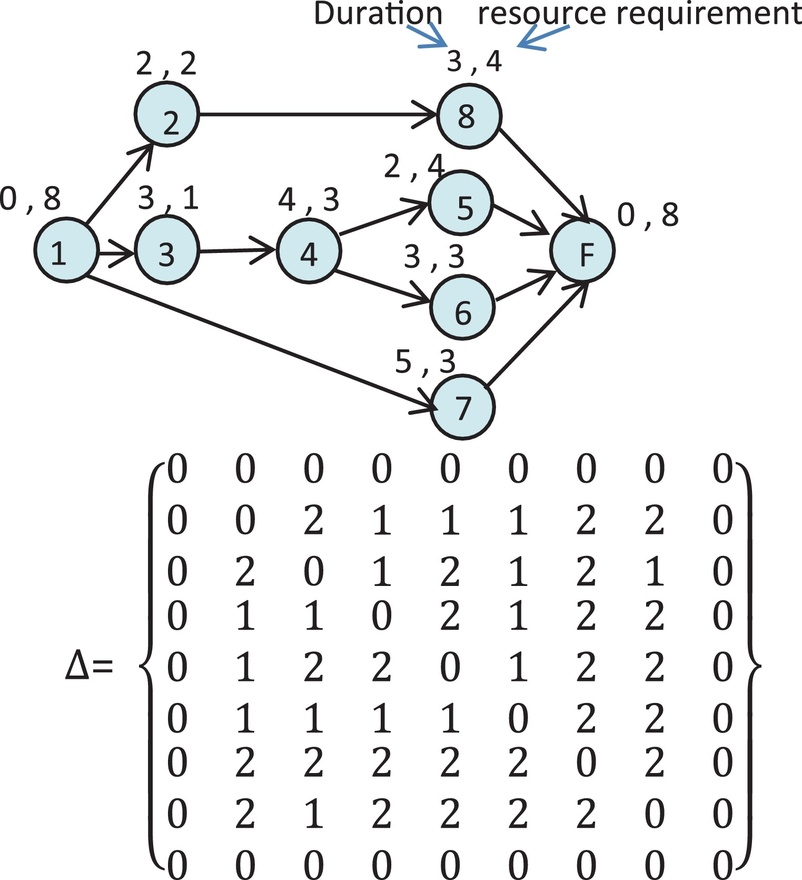
#> input picture data/rcpsptt/problem_visualisation.jpg, 802 x 880 px, shrunk from 1523 x 1670 before the run
$ jupyter execute --allow-errors rcpsptt.ipynb
#> lines starting #> are read from the running program, lines starting #| are printed output that depends on the picture
## Resource-Constrained Project Scheduling Problem with Transfer Times

This notebook demonstrates how to model and solve the Resource-Constrained Project Scheduling Problem with Sequence-Dependent Setup Times
using Constraint Programming with IBM’s CP Optimizer via the [`docplex.cp`](https://ibmdecisionoptimization.github.io/docplex-doc/cp/refman.html) Python API.
This problem extends the classical RCPSP (see [`rcpsp.ipynb`](https://github.com/radovluk/CP_Cookbook/blob/main/notebooks/rcpsp.ipynb)). [CP formulation from Vilem Heinz](https://www.overleaf.com/1895916189bqhxjfkpwvws#151a3f).

### Problem Definiton

The Resource-Constrained Project Scheduling Problem with Transfer Times (RCPSPTT) is an extension of the RCPSP problem. In RCPSP, activities are executed using available resources, precedence relationships between them must be adhered to, and the total makespan is minimized. Compared to the RCPSP, RCPSPTT introduces transfer times between activities. This means that resources do not have to be directly available after the activity that uses them finishes; rather, a transfer of resources to the following activity might be required. The transfer time depends on both the activities and the resource transferred. Formally, the RCPSPTT problem is defined as follows: Let $\mathcal{A}=\{0,1,\ldots,\hat{A}\}$, $\ \hat{A}\in\mathbb{N}$, be a set of activities with indices $i,j\in\mathcal{A}$. Let $P\in\mathbb{N}^{|\mathcal{A}|}$ be a vector of activity processing times. Let $\mathcal{E}=\{(i,j)\mid \text{activity } i \text{ precedes activity } j\}$ be a set of precedences. Let $\mathcal{R}=\{0,1,\ldots,\hat{R}\}$, $\ \hat{R}\in\mathbb{N}$, be a set of primary resources indexed by $r\in\mathcal{R}$. Let $C\in\mathbb{N}^{|\mathcal{R}|}$ be a vector of primary resource capacities. Let $\mathbf{Q}\in\mathbb{Z}_{{\ge 0}}^{|\mathcal{A}|\times|\mathcal{R}|}$ be the activity–resource consumption matrix, with entries $\mathbf{Q}_{i,r}$ denoting the consumption of resource $r$ by activity $i$ ($i=0 \Rightarrow \mathbf{Q}_{i,r}=C_r$). Let $\Delta\in\mathbb{Z}_{\ge 0}^{|\mathcal{A}|\times|\mathcal{A}|\times|\mathcal{R}|}$ be a matrix of transfer delays, with entries $\Delta_{i,j,r}$ denoting the delay required if resource $r$ is transferred between activities $i$ and $j$. Let $\mathcal{T} \subseteq \mathcal{A} \times \mathcal{A} \times \mathcal{R}$ be the set of feasible resource transfers, where $(i,j,r) \in \mathcal{T}$ if: (i) $i \neq j$ (no self-transfers), (ii) $(j,i) \notin \mathcal{E}$ (no reverse precedence relationship), (iii) either $\mathbf{Q}_{i,r} > 0$ or $i = 0$ (source activity has resource $r$), (iv) either $\mathbf{Q}_{j,r} > 0$ or $j = |\mathcal{A}|-1$ (target activity needs resource $r$ or is sink).

### CP Formulation

$$
\begin{aligned}
\min \quad
& \operatorname{end}(a_{|\mathcal{A}|-1})
\qquad &\qquad & \text{(1)} \\[2mm]
\text{s.t.} \quad
& \operatorname{endBeforeStart}(a_i, a_j),
\qquad & \forall (i, j) \in \mathcal{E}
\quad & \text{(2)} \\[1mm]
& \sum_{j:(0, j, r) \in \mathcal{T}} f_{0, j, r} = C_r,
\qquad & \forall r \in \{0, \dots, |\mathcal{R}| - 1\}
\quad & \text{(3)} \\[1mm]
& f_{i,j,r} \ge 1 \implies \operatorname{presenceOf}(z_{i,j,r}) = 1,
\qquad & \forall (i, j, r) \in \mathcal{T}, \Delta_{i,j,r} = 0
\quad & \text{(4)} \\[2mm]
& f_{i,j,r} = \operatorname{heightAtStart}(z_{i,j,r}, \operatorname{pulse}(z_{i,j,r}, (0, U_{i,j,r}))),
\qquad & \forall (i, j, r) \in \mathcal{T}, \Delta_{i,j,r} > 0
\quad & \text{(5)} \\[2mm]
& \sum_{j:(j, i, r) \in \mathcal{T}} f_{j, i, r} = Q_{i, r},
\qquad & \forall i \in \{1, \dots, |\mathcal{A}| - 1\}, \forall r \in \{0, \dots, |\mathcal{R}| - 1\}
\quad & \text{(6)} \\[2mm]
& \sum_{j:(i, j, r) \in \mathcal{T}} f_{i, j, r} = Q_{i, r},
\qquad & \forall i \in \{1, \dots, |\mathcal{A}| - 2\}, \forall r \in \{0, \dots, |\mathcal{R}| - 1\}
\quad & \text{(7)} \\[2mm]
& \operatorname{endBeforeStart}(a_i, z_{i, j, r}) \land \operatorname{endBeforeStart}(z_{i, j, r}, a_j),
\qquad & \forall (i, j, r) \in \mathcal{T}
\quad & \text{(8)} \\[2mm]
& \sum_{i: Q_{i, r} > 0} \operatorname{pulse}(a_i, Q_{i, r}) + \sum_{\substack{(i, j, k) \in \mathcal{T}, \\ \Delta_{i, j, k} > 0, k=r}} \operatorname{pulse}(z_{i, j, r}, (0, U_{i, j, r})) \le C_r,
\qquad & \forall r \in \{0, \dots, |\mathcal{R}| - 1\}
\quad & \text{(9)} \\[2mm]
& a_i: \text{mandatory interval var, length } p_i,
\qquad & \forall i \in \mathcal{A}
\quad & \text{(10a)} \\[1mm]
& f_{i,j,r} \in \mathbb{Z}, f_{i,j,r} \in [0, U_{i,j,r}],
\qquad & \forall (i, j, r) \in \mathcal{T}
\quad & \text{(10b)} \\[1mm]
& z_{i,j,r}: \text{optional interval var, length } \Delta_{i,j,r},
\qquad & \forall (i, j, r) \in \mathcal{T}
\quad & \text{(10c)}
\end{aligned}
$$

**Objective:**
  - (1) Minimize the makespan (the end time of the final sink activity $a_{|\mathcal{A}|-1}$).

**Modeling Constraints:**
  - (2) Precedence relations: Enforces precedence relations $\mathcal{E}$ between activities, ensuring an activity must finish before its successor can start.
  - (3) Source flow initialization: Ensures the total resource flow $r$ from the source node (activity 0) via all transfers ($f_{0,j,r}$) equals the total resource capacity $C_r$.
  - (4) Transfer activation for instantaneous transfers: For instantaneous transfers ($\Delta_{i,j,r} = 0$), the transfer interval $z_{i,j,r}$ is present if and only if flow $f_{i,j,r} \geq 1$ exists.
  - (5) Flow-height linkage for durative transfers: For durative transfers ($\Delta_{i,j,r} > 0$), the flow variable $f_{i,j,r}$ is constrained to equal the height of the pulse function at the start of the transfer interval $z_{i,j,r}$.
  - (6) Flow conservation (into activity): Ensures the total resource $r$ received by activity $i$ (summed from all incoming transfers) equals its required quantity $Q_{i,r}$.
  - (7) Flow conservation (out of activity): Ensures the total resource $r$ sent from activity $i$ (summed via all outgoing transfers) equals the quantity $Q_{i,r}$ that the activity processed.
  - (8) Temporal linking: Enforces the time sequencing for transfers. A transfer $z_{i,j,r}$ must start after activity $a_i$ ends, and activity $a_j$ must start after transfer $z_{i,j,r}$ ends.
  - (9) Resource capacity (cumulative constraint): Ensures that at any point in time, the sum of resources consumed by all active activities and resources in transit during active durative transfers does not exceed the capacity $C_r$ for resource $r$.

**Variable Definitions:**
  - (10a) $a_i$: A mandatory interval variable representing the execution of activity $i$ with fixed length $p_i$.
  - (10b) $f_{i,j,r}$: An integer variable representing the amount of resource $r$ flowing from activity $i$ to activity $j$. For instantaneous transfers ($\Delta_{i,j,r}=0$), linked to presence via constraint (4). For durative transfers ($\Delta_{i,j,r}>0$), linked to the pulse height via constraint (5).
  - (10c) $z_{i,j,r}$: An optional interval variable representing the transfer of resource $r$ from activity $i$ to activity $j$, with fixed length $\Delta_{i,j,r}$.

**Helper Expressions:**
  - $\operatorname{pulse}(z_{i,j,r}, (0, U_{i,j,r}))$: Creates a step function over the interval $z_{i,j,r}$ with variable height in range $[0, U_{i,j,r}]$.
  - $\operatorname{heightAtStart}(z_{i,j,r}, \operatorname{pulse}(z_{i,j,r}, (0, U_{i,j,r})))$: Returns the height of the pulse function at the start of interval $z_{i,j,r}$. Returns 0 if $z_{i,j,r}$ is absent.

**Parameters (Input Data):**
  - $\mathcal{A}$: The set of activities (including source activity 0 and sink activity $|\mathcal{A}|-1$).
  - $\mathcal{E}$: The set of precedence relations (ordered pairs of activities).
  - $\mathcal{R}$: The set of primary resources.
  - $\mathcal{T}$: The set of feasible transfers (triples of source activity, target activity, resource).
  - $p_i$: The fixed processing time (duration) of activity $a_i$.
  - $C_r$: The maximum capacity available for resource $r$.
  - $\Delta_{i,j,r}$: The duration (delay) for a transfer $(i, j, r)$. If $\Delta_{i,j,r} = 0$, the transfer is instantaneous.
  - $U_{i,j,r}$: The upper bound (maximum flow capacity) of the transfer $(i, j, r)$.
  - $Q_{i,r}$: The quantity of resource $r$ required by/consumed by activity $i$ (with $Q_{0,r} = C_r$ for the source).

#### Symbols and Notation

| Symbol / Function | Meaning | DOcplex reference | OptalCP reference |
|---|---|---|---|
| $\mathcal{A}$ | Set of activities (including source and sink) | — | — |
| $\mathcal{R}$ | Set of primary resources | — | — |
| $\mathcal{E}$ | Set of precedence relations; $(i,j) \in \mathcal{E}$ means activity $i$ must precede $j$ | — | — |
| $\mathcal{T}$ | Set of feasible resource transfers $(i,j,r)$ | — | — |
| $p_i$ | Processing time (duration) of activity $i$ | — | — |
| $C_r$ | Available capacity of resource $r$ | — | — |
| $\mathbf{Q}_{i,r}$ | Units of resource $r$ required by activity $i$ | — | — |
| $\Delta_{i,j,r}$ | Transfer delay (duration) for resource $r$ from activity $i$ to $j$ | — | — |
| $U_{i,j,r}$ | Upper bound (max flow capacity) for transfer $(i,j,r)$ | — | — |
| $a_i$ | Mandatory interval variable for activity $i$ | [docplex.cp.expression.interval_var](https://ibmdecisionoptimization.github.io/docplex-doc/cp/docplex.cp.expression.py.html#docplex.cp.expression.interval_var) | [Model.interval_var](http://dev.vilim.eu/python-api/api.html#optalcp.Model.interval_var) |
| $f_{i,j,r}$ | Integer variable: amount of resource $r$ flowing from $i$ to $j$ | [docplex.cp.modeler.integer_var](https://ibmdecisionoptimization.github.io/docplex-doc/cp/docplex.cp.modeler.py.html#docplex.cp.modeler.integer_var) | [Model.int_var](http://dev.vilim.eu/python-api/api.html#optalcp.Model.int_var) |
| $z_{i,j,r}$ | Optional interval variable for durative transfer of resource $r$ | [docplex.cp.expression.interval_var](https://ibmdecisionoptimization.github.io/docplex-doc/cp/docplex.cp.expression.py.html#docplex.cp.expression.interval_var) | [Model.interval_var](http://dev.vilim.eu/python-api/api.html#optalcp.Model.interval_var) |
| $\operatorname{end}(a_i)$ | End time of activity $i$ | [docplex.cp.modeler.end_of](https://ibmdecisionoptimization.github.io/docplex-doc/cp/docplex.cp.modeler.py.html#docplex.cp.modeler.end_of) | [Model.end](http://dev.vilim.eu/python-api/api.html#optalcp.Model.end) |
| $\operatorname{endBeforeStart}(a_i, a_j)$ | Enforce activity $j$ to start after activity $i$ ends | [docplex.cp.modeler.end_before_start](https://ibmdecisionoptimization.github.io/docplex-doc/cp/docplex.cp.modeler.py.html#docplex.cp.modeler.end_before_start) | [Model.end_before_start](http://dev.vilim.eu/python-api/api.html#optalcp.Model.end_before_start) |
| $\operatorname{pulse}(a_i, \mathbf{Q}_{i,r})$ | Time-varying usage: $\mathbf{Q}_{i,r}$ units during activity $i$ | [docplex.cp.modeler.pulse](https://ibmdecisionoptimization.github.io/docplex-doc/cp/docplex.cp.modeler.py.html#docplex.cp.modeler.pulse) | [Model.pulse](http://dev.vilim.eu/python-api/api.html#optalcp.Model.pulse) |
| $\operatorname{pulse}(z_{i,j,r}, f_{i,j,r})$ | Step function for transfer: contributes $f_{i,j,r}$ units during $z_{i,j,r}$ | [docplex.cp.modeler.pulse](https://ibmdecisionoptimization.github.io/docplex-doc/cp/docplex.cp.modeler.py.html#docplex.cp.modeler.pulse) | [Model.pulse](http://dev.vilim.eu/python-api/api.html#optalcp.Model.pulse) |
| $\operatorname{heightAtStart}(z, p)$ | Returns height of pulse function $p$ at start of interval $z$ | [docplex.cp.modeler.height_at_start](https://ibmdecisionoptimization.github.io/docplex-doc/cp/docplex.cp.modeler.py.html#docplex.cp.modeler.height_at_start) | *Not natively exposed* (Synchronize pulse height with `int_var` via `implies`) |
| $\operatorname{presenceOf}(z_{i,j,r})$ | Returns 1 if optional interval $z_{i,j,r}$ is present, else 0 | [docplex.cp.modeler.presence_of](https://ibmdecisionoptimization.github.io/docplex-doc/cp/docplex.cp.modeler.py.html#docplex.cp.modeler.presence_of) | [Model.presence](http://dev.vilim.eu/python-api/api.html#optalcp.Model.presence) |
| $\operatorname{if\_then}(c, t)$ / $c \Rightarrow t$ | Logical implication | [docplex.cp.modeler.if_then](https://ibmdecisionoptimization.github.io/docplex-doc/cp/docplex.cp.modeler.py.html#docplex.cp.modeler.if_then) | [Model.implies](http://dev.vilim.eu/python-api/api.html#optalcp.Model.implies) |
| $\sum$ (cumulative sum) | Sum of pulse functions | [docplex.cp.modeler.sum](https://ibmdecisionoptimization.github.io/docplex-doc/cp/docplex.cp.modeler.py.html#docplex.cp.modeler.sum) | [Model.sum](http://dev.vilim.eu/python-api/api.html#optalcp.Model.sum) |
| $\min \operatorname{end}(a_{\|\mathcal{A}\|-1})$ | Objective: minimize makespan | [docplex.cp.modeler.minimize](https://ibmdecisionoptimization.github.io/docplex-doc/cp/docplex.cp.modeler.py.html#docplex.cp.modeler.minimize) | [Model.minimize](http://dev.vilim.eu/python-api/api.html#optalcp.Model.minimize) |

[cell 1]
import matplotlib.pyplot as plt
import matplotlib.image as mpimg
import textwrap
img_problem = mpimg.imread('../data/rcpsptt/problem_visualisation.jpg')
#> img_problem is the input picture: shape (880, 802, 3); mean R, G, B 239.3, 240, 240.3
img_solution = mpimg.imread('../data/rcpsptt/solution_visualisation.jpg')
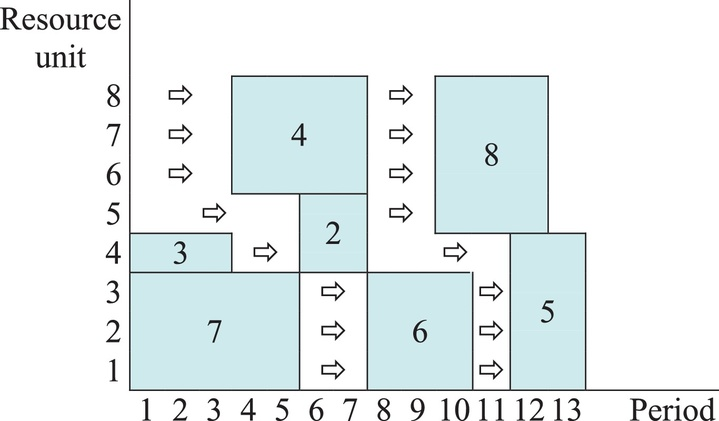
#> input picture data/rcpsptt/solution_visualisation.jpg, 719 x 421 px, shrunk from 1366 x 799 before the run
#> img_solution is the input picture: shape (421, 719, 3); mean R, G, B 232.6, 240.3, 241.1
fig, axes = plt.subplots(1, 2, figsize=(10, 7))
axes[0].imshow(img_problem)
axes[0].axis('off')
axes[0].set_title("Fig. 1", y=-0.1, fontsize=12, fontweight='bold')
axes[1].imshow(img_solution)
axes[1].axis('off')
axes[1].set_title("Fig. 2", y=-0.14, fontsize=12, fontweight='bold')
description = (
    "Fig. 1 shows an example of a project comprising nine activities to be scheduled "
    "using one resource type with eight available units. The transfer time matrix ∆ij "
    "is also shown in Fig. 1. The optimal schedule of this example with a make span "
    "of 13 time-periods is shown in Fig. 2, where arrows indicate transfers of resource units."
)
wrapped_description = textwrap.fill(description, width=110)
fig.text(0.5, 0.15, wrapped_description, ha='center', va='top', fontsize=11, wrap=True)
citation_text = (
    "Source: An efficient genetic algorithm to solve the resource-constrained project scheduling problem with transfer times\n"
    "https://www.sciencedirect.com/science/article/pii/S0377221717306549"
)
fig.text(0.5, 0.02, citation_text, ha='center', va='bottom', fontsize=9, color='gray')
plt.subplots_adjust(bottom=0.25)
plt.show()
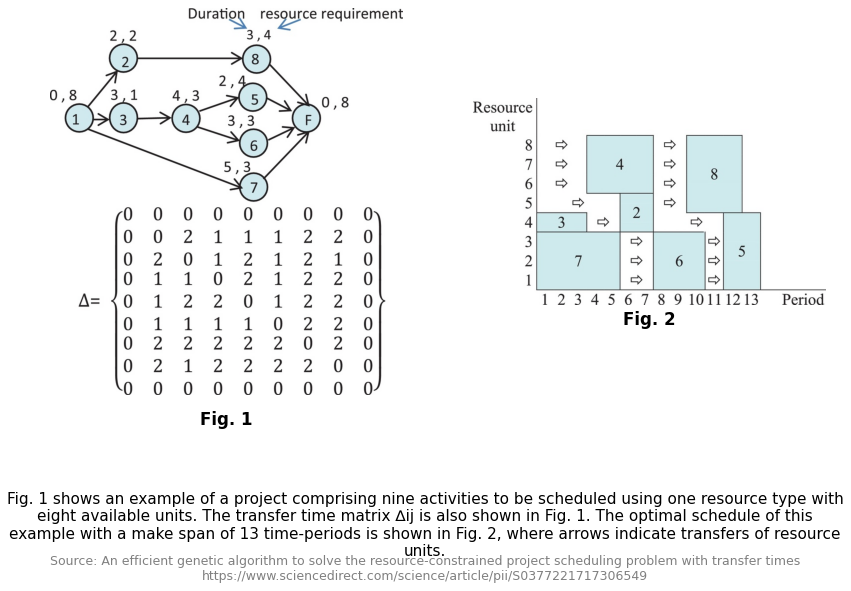
#> figure drawn by matplotlib, 2 panels
